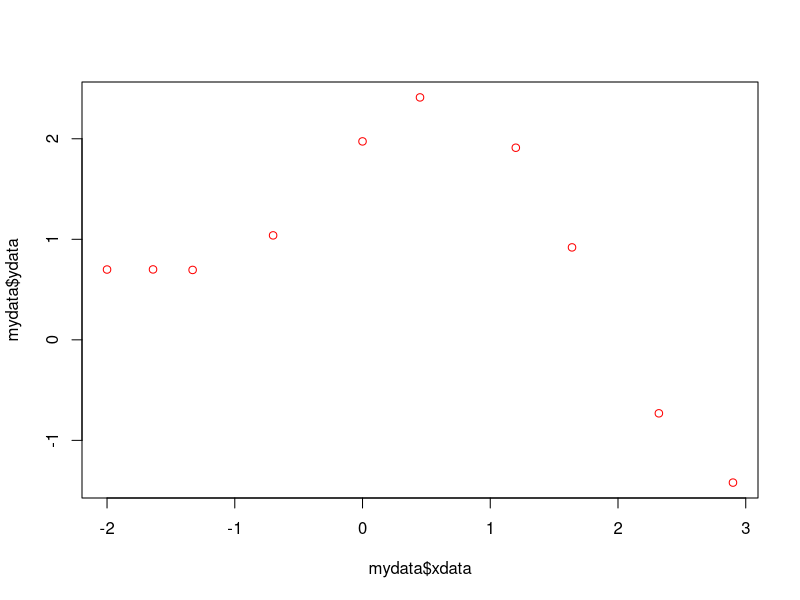

Here is the R script that generated this plot: (Note: this script raises an error after producing the figure.)
mydata <-  read.csv("example_data.csv", header=T)
plot(mydata$xdata,mydata$ydata, col="red")
mydata
# some guesses for the parameters.
p1 = 1
p2 = 0.2

# do the fit
fit = nls(ydata ~ p1*cos(p2*xdata) + p2*sin(p1*xdata), data = mydata, start = list(p1=p1,p2=p2))

#Plot the fitted line
new = data.frame(xdata = seq(min(mydata$xdata),max(mydata$xdata),len=200))
lines(new$xdata,predict(fit,newdata=new))
